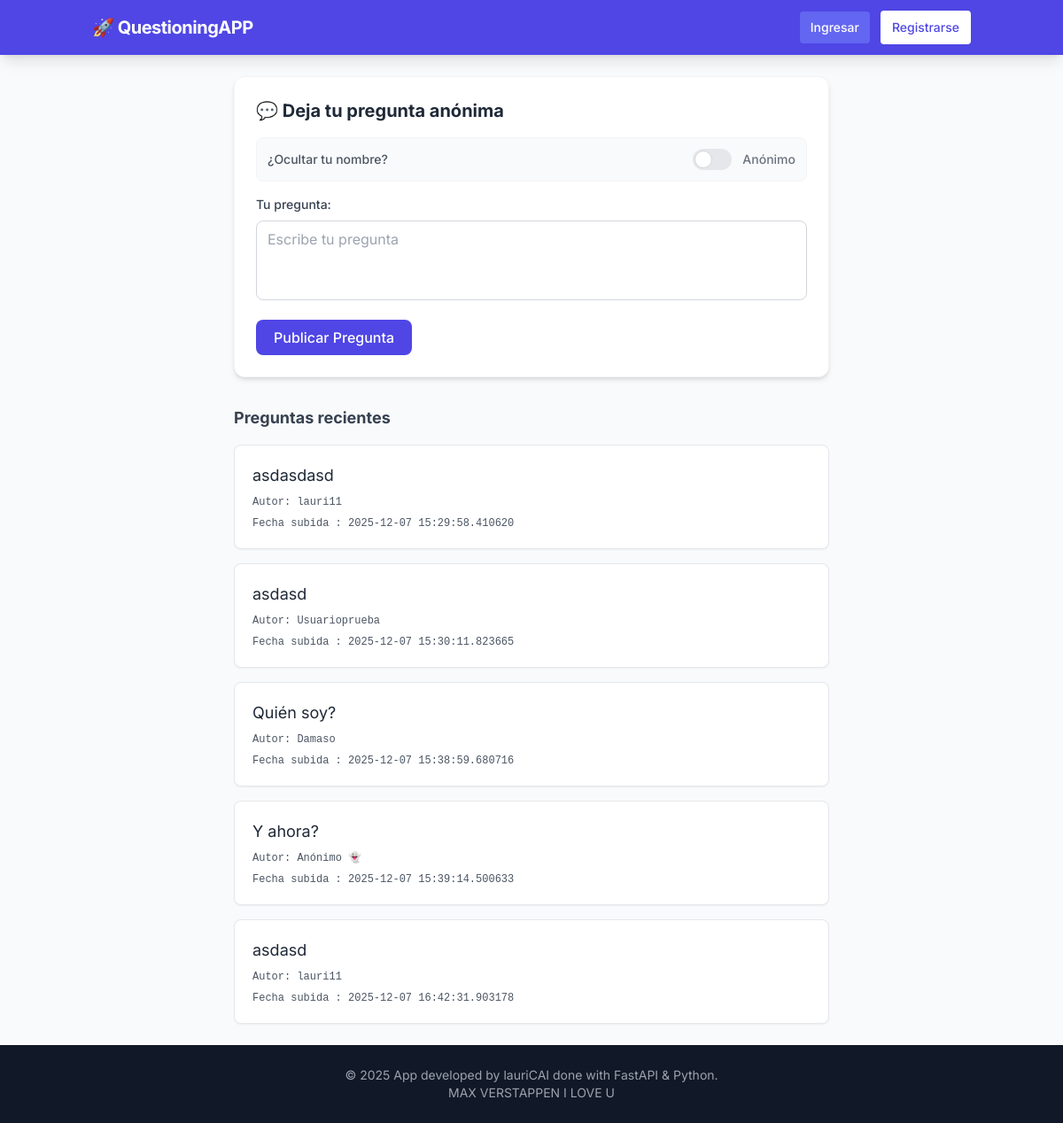
The page /question on the database its author committed.
### app/models.py (models this page shows)
class Question(SQLModel, table=True):
    id: Optional[int] = Field(default=None, primary_key=True)
    content: str = Field(default=None)
    uploaded_at: datetime = Field(default=None)
    uploaded_by: str = Field(default="Anonimo")

### app/main.py (the view)
@app.get("/question", response_class=HTMLResponse)
async def question(request: Request, session: Session = Depends(get_session)):
    query = select(Question).order_by(Question.uploaded_at)
    questions = session.exec(query).all()
    return templates.TemplateResponse("question.html", {"request": request,
                                                        "questions": questions})

### app/templates/question.html (shortened to what this page needs)
{% extends "base.html" %}
{% block content %}
<div class="max-w-2xl mx-auto">
    <div class="bg-white p-6 rounded-xl shadow-md border border-gray-100 mb-8">
        <h2 class="text-xl font-bold text-gray-800 mb-4">💬 Deja tu pregunta anónima</h2>
        <form action="/question" method="post">
  <div class="flex items-center justify-between mb-4 bg-gray-50 p-3 rounded-lg border border-gray-100">
    <span class="text-sm text-gray-600 font-medium">¿Ocultar tu nombre?</span>
    <label class="inline-flex items-center cursor-pointer">
        <div class="relative w-11 h-6 bg-gray-200 peer-focus:outline-none peer-focus:ring-4 peer-focus:ring-indigo-300 rounded-full peer
                    peer-checked:after:translate-x-full rtl:peer-checked:after:-translate-x-full peer-checked:after:border-white
                    after:content-[''] after:absolute after:top-[2px] after:start-[2px] after:bg-white after:border-gray-300
                    after:border after:rounded-full after:h-5 after:w-5 after:transition-all
                    peer-checked:bg-indigo-600"></div>
        <span class="ms-3 text-sm font-medium text-gray-500 peer-checked:text-indigo-600">
            Anónimo
        </span>
    </label>
</div>
            <div class="mb-4">
                <label class="block text-sm font-medium text-gray-700 mb-2">Tu pregunta:</label>
                <textarea name="content" rows="3" required
                          placeholder="Escribe tu pregunta"
                          class="w-full px-3 py-2 border border-gray-300 rounded-lg focus:outline-none focus:ring-2 focus:ring-indigo-500 focus:border-transparent resize-none"></textarea>
            </div>
            <button type="submit"
                    class="bg-indigo-600 text-white px-5 py-2 rounded-lg hover:bg-indigo-700 transition font-medium">
                Publicar Pregunta
            </button>
        </form>
    </div>
    <h3 class="text-lg font-bold text-gray-700 mb-4">Preguntas recientes</h3>
    <div class="space-y-4">
        {% for question in questions %}
        <div class="bg-white p-5 rounded-lg shadow-sm border border-gray-200 hover:shadow-md transition">
            <p class="text-gray-800 text-lg">{{ question.content }}</p>
            <div class="mt-2 text-xs text-gray-600 font-mono">
                Autor: {{ question.uploaded_by }}
            </div>
            <div class="mt-2 text-xs text-gray-600 font-mono">
                Fecha subida : {{question.uploaded_at}}
            </div>
        </div>
        {% else %}
        <p class="text-gray-500 italic text-center py-4">Nadie ha preguntado nada aún. ¡Sé el primero!</p>
        {% endfor %}
    </div>
</div>
{% endblock %}

### app/templates/base.html (style rules this page uses)
body { font-family: 'Inter', sans-serif; }

### rows shown on the page
Question: content "asdasdasd", uploaded_by "lauri11", uploaded_at "2025-12-07 15:29:58.410620"
Question: content "asdasd", uploaded_by "Usuarioprueba", uploaded_at "2025-12-07 15:30:11.823665"
Question: content "Quién soy?", uploaded_by "Damaso", uploaded_at "2025-12-07 15:38:59.680716"
Question: content "Y ahora?", uploaded_by "Anónimo 👻", uploaded_at "2025-12-07 15:39:14.500633"
Question: content "asdasd", uploaded_by "lauri11", uploaded_at "2025-12-07 16:42:31.903178"
